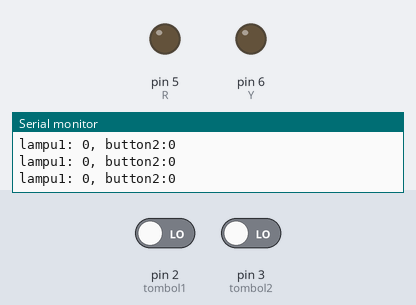
This sketch was run on a simulated Arduino Uno, built with avr-gcc and run on an emulated ATmega328P. On the bench: output pins drawn as LEDs (lit = HIGH), the last lines printed to the serial monitor. Inputs (shaded band) come from the test bench; at power-on: pin 2 (tombol1) LOW, pin 3 (tombol2) LOW.

Above: at 1.2 s.
1.3 s: pin 2 (tombol1) driven HIGH and pin 3 (tombol2) driven HIGH
At 2.2 s:
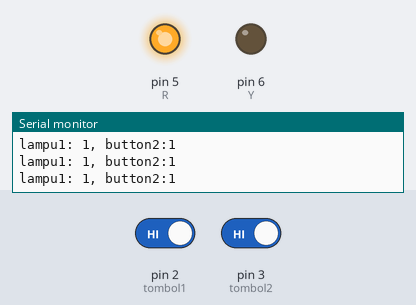
2.8 s: pin 2 (tombol1) driven LOW
At 3.7 s:
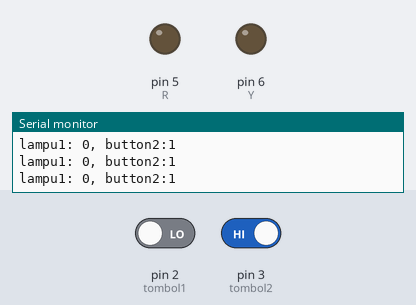
5.8 s: pin 2 (tombol1) driven HIGH
At 7.1 s:
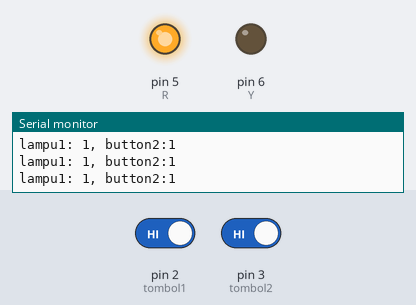
Timing chart, 0 to 8.8 s (numbered marks = the images above; inputs shaded):
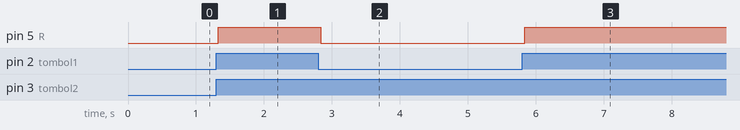

The sketch:

1_buttonchallenge4.ino
```cpp
int R = 5;
int Y = 6;
int G = 7;
int delay_dur = 1000;
int slow_dur = 20;

int states[3];

int tombol1 = 2;
int tombol2 = 3;
int tombol3 = 4;


void setup() {
  Serial.begin(9600);
  pinMode(tombol1, INPUT);
  pinMode(tombol2, INPUT);
  pinMode(R, OUTPUT);
  pinMode(Y, OUTPUT);
}

void loop() {
  // button1 and 2 lampu R
  boolean button1 = digitalRead(tombol1);
  boolean button2 = digitalRead(tombol2);
  int lampu1 = button1 && button2;
  Serial.println("lampu1: " + String(button1) + ", button2:" + String(button2));

  digitalWrite(R, lampu1);
}
```

Measured:
- after the input at 1.3 s, pin 5 (R): LOW → HIGH at once
- after the input at 2.8 s, pin 5 (R): HIGH → LOW at once
- after the input at 5.8 s, pin 5 (R): LOW → HIGH at once
